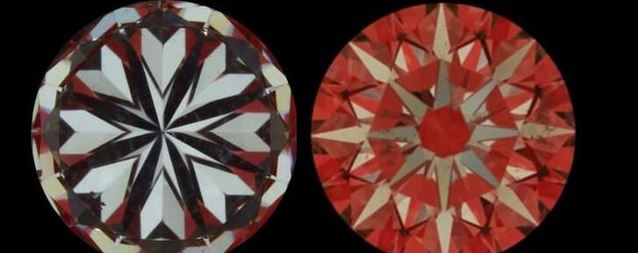
#> input picture 1 (1).jpg, 638 x 253 px
$ python -i origami.py   (imports and definitions only)
#> lines starting #> are read from the running program, lines starting #| are printed output that depends on the picture; after the words box and inside, x2 and y2 are one past the last pixel; in counts of white or black regions, pixels touching at a corner belong together
### gemopt/design_output.py
"""Second section: the employer's drawing, on a round stone, same proportions.

This is not the column search. The picture keeps its own direction and size.
A round stone is only the body the drawing sits on.
"""

from __future__ import annotations

import numpy as np

from .geometry import CutParams, build_stone

__all__ = [
    "design_circle",
    "girdle_radius",
    "pavilion_with_design",
    "round_stone",
    "table_half_width",
    "table_with_design",
    "seated_pattern",
    "stone_with_design",
]

_SHADE: dict[tuple[str, int], np.ndarray] = {}


def round_stone():
    return build_stone(CutParams(flat_girdle=True))


# [6 lines left out: function girdle_radius, not called in this run]


def _as_photo(rgb: np.ndarray) -> np.ndarray:
    photo = np.asarray(rgb, dtype=np.float64)
    if photo.ndim == 2:
        photo = np.repeat(photo[:, :, None], 3, axis=2)
    photo = np.ascontiguousarray(photo[..., :3])
    if photo.size and float(photo.max()) > 1.5:
        photo = photo / 255.0
    return photo


def _content_disc(photo: np.ndarray) -> tuple[float, float, float]:
    """Centre and radius of whatever is not the corner colour."""
    height, width = photo.shape[:2]
    corners = np.stack([photo[0, 0], photo[0, -1], photo[-1, 0], photo[-1, -1]])
    background = np.median(corners, axis=0)
    mask = np.linalg.norm(photo - background, axis=2) > 0.08
    ys, xs = np.nonzero(mask)
    if len(ys) == 0:
        return (width - 1) / 2.0, (height - 1) / 2.0, 0.5 * min(height, width)
    cx = (float(xs.min()) + float(xs.max())) / 2.0
    cy = (float(ys.min()) + float(ys.max())) / 2.0
    radius = max(float(ys.max() - ys.min()), float(xs.max() - xs.min())) / 2.0
    return cx, cy, max(radius, 1.0)


def design_circle(rgb: np.ndarray) -> tuple[float, float, float]:
    """Centre ``x``, centre ``y`` and radius of the drawing's circle, in pixels.

    ``y`` grows downward, the same way image rows do. The circle is the round
    outline of the design. A picture with no consistent circle falls back to
    the disc that bounds the ink.
    """
    photo = _as_photo(rgb)
    height, width = photo.shape[:2]
    if min(height, width) < 8:
        return _content_disc(photo)
    step = max(1, int(round(max(height, width) / 240.0)))
    small = photo[::step, ::step]
    lum = small @ np.array([0.2126, 0.7152, 0.0722])
    mag = np.hypot(*np.gradient(lum))
    hh, ww = mag.shape
    r_lo = max(5, int(0.10 * min(hh, ww)))
    r_hi = max(r_lo + 2, int(0.50 * min(hh, ww)) - 1)
    theta = np.linspace(0.0, 2.0 * np.pi, 64, endpoint=False)
    ct, st = np.cos(theta), np.sin(theta)
    radii = np.unique(np.linspace(r_lo, r_hi, 14).astype(int))
    best_score = -1.0
    cx = ww / 2.0
    cy = hh / 2.0
    radius = float(radii[len(radii) // 2])
    for cy_i in range(r_lo, max(r_lo + 1, hh - r_lo), 7):
        for cx_i in range(r_lo, max(r_lo + 1, ww - r_lo), 7):
            limit = min(cx_i, cy_i, ww - 1 - cx_i, hh - 1 - cy_i, r_hi)
            if limit < r_lo:
                continue
            usable = radii[radii <= limit]
            if len(usable) == 0:
                continue
            rr = usable[:, None]
            xs = np.clip((cx_i + rr * ct).astype(int), 0, ww - 1)
            ys = np.clip((cy_i + rr * st).astype(int), 0, hh - 1)
            scores = mag[ys, xs].mean(axis=1)
            pick = int(np.argmax(scores))
            if float(scores[pick]) > best_score:
                best_score = float(scores[pick])
                cx, cy, radius = float(cx_i), float(cy_i), float(usable[pick])
    refined = (best_score, cx, cy, radius)
    for cy2 in np.arange(cy - 5.0, cy + 6.0):
        for cx2 in np.arange(cx - 5.0, cx + 6.0):
            for r2 in np.arange(max(r_lo, radius - 4.0), radius + 5.0):
                xs = cx2 + r2 * ct
                ys = cy2 + r2 * st
                if xs.min() < 0 or ys.min() < 0 or xs.max() > ww - 1 or ys.max() > hh - 1:
                    continue
                score = float(mag[ys.astype(int), xs.astype(int)].mean())
                if score > refined[0]:
                    refined = (score, float(cx2), float(cy2), float(r2))
    score, cx, cy, radius = refined
    peaks = []
    for angle in np.linspace(0.0, 2.0 * np.pi, 24, endpoint=False):
        band = np.arange(max(2, int(radius * 0.82)), int(radius * 1.18) + 1)
        if len(band) == 0:
            continue
        xs = np.clip((cx + band * np.cos(angle)).astype(int), 0, ww - 1)
        ys = np.clip((cy + band * np.sin(angle)).astype(int), 0, hh - 1)
        peaks.append(float(band[int(np.argmax(mag[ys, xs]))]))
    if score < 0.02 or not peaks:
        return _content_disc(photo)
    peaks_a = np.asarray(peaks, dtype=np.float64)
    if float(peaks_a.std() / max(float(peaks_a.mean()), 1.0)) > 0.08:
        return _content_disc(photo)
    cx *= step
    cy *= step
    radius *= step
    # The downsampled estimate is a couple of pixels wide. Lock it on the
    # full picture so the outline, not the margin beside it, is the radius.
    full = photo @ np.array([0.2126, 0.7152, 0.0722])
    full_mag = np.hypot(*np.gradient(full))
    locked = None
    span = float(step)
    for cy2 in np.linspace(cy - span, cy + span, 5):
        for cx2 in np.linspace(cx - span, cx + span, 5):
            for r2 in np.linspace(max(1.0, radius - span), radius + span, 5):
                xs = cx2 + r2 * ct
                ys = cy2 + r2 * st
                if xs.min() < -0.5 or ys.min() < -0.5 or xs.max() > width - 0.5 or ys.max() > height - 0.5:
                    continue
                xi = np.clip(np.rint(xs).astype(int), 0, width - 1)
                yi = np.clip(np.rint(ys).astype(int), 0, height - 1)
                got = float(full_mag[yi, xi].mean())
                if locked is None or got > locked[0]:
                    locked = (got, float(cx2), float(cy2), float(r2))
    if locked is None:
        return cx, cy, max(radius, 1.0)
    return locked[1], locked[2], max(locked[3], 1.0)


# [282 lines left out: functions seated_pattern, _shaded_round, _shaded_pavilion, stone_with_design, table_half_width, pavilion_with_design and 3 more, not called in this run]

### gemopt/origami.py
"""Turn a smooth motif into an origami crease drawing.

A polished outline is a curve. Origami is straight folds: a coarse polygon
and the triangles inside it. A drawing that is already broken into corners
is left as it was drawn.
"""

from __future__ import annotations

import numpy as np
from scipy import ndimage

__all__ = ["origami_pattern"]


def origami_pattern(rgb: np.ndarray) -> np.ndarray:
    """Replace a smooth filled motif with flat origami facets.

    The circle around the motif stays, so the drawing still seats on the
    table. Thin line-work that already has sharp corners is unchanged.
    """
    photo = np.asarray(rgb, dtype=np.float64)
    if photo.ndim == 2:
        photo = np.repeat(photo[:, :, None], 3, axis=2)
    photo = np.ascontiguousarray(photo[..., :3])
    if photo.size and float(photo.max()) > 1.5:
        photo = photo / 255.0
    from .design_output import design_circle

    cx, cy, radius = design_circle(photo)
    if radius < 8:
        return photo
    height, width = photo.shape[:2]
    yy, xx = np.mgrid[:height, :width]
    lum = photo @ np.array([0.2126, 0.7152, 0.0722])
    inside = np.hypot(xx - cx, yy - cy) < radius * 0.90
    ink = inside & (lum < 0.88)
    ink = ndimage.binary_fill_holes(ink)
    ink = ndimage.binary_opening(ink, iterations=1)
    labels, count = ndimage.label(ink)
    if count == 0:
        return photo
    areas = np.bincount(labels.ravel())
    areas[0] = 0
    lab = int(np.argmax(areas))
    mask = labels == lab
    disc = max(int(inside.sum()), 1)
    if int(mask.sum()) > 0.82 * disc:
        return photo
    contour = _walk(mask)
    if len(contour) < 12:
        return photo
    # A boundary that already turns in sharp corners is origami. A polished
    # curve turns only a little between samples, and that is what we replace.
    light = _simplify(contour, 1.0)
    if _median_turn(light) >= np.deg2rad(25.0):
        return photo
    poly = _simplify(contour, max(2.0, 0.045 * radius))
    if len(poly) > 22:
        poly = _simplify(contour, max(3.0, 0.08 * radius))
    if len(poly) < 4:
        return photo
    wipe = ndimage.binary_dilation(mask, iterations=2)
    drawn = _paint(photo, poly, wipe)
    return drawn


# [144 lines left out: functions _walk, _simplify, _median_turn, _paint, _ears, not called in this run]


def _cross(a, b, c) -> float:
    return float((b[0] - a[0]) * (c[1] - a[1]) - (b[1] - a[1]) * (c[0] - a[0]))


# [5 lines left out: function _inside, not called in this run]

>>> import cv2
>>> picture = cv2.imread('../1 (1).jpg', cv2.IMREAD_GRAYSCALE)
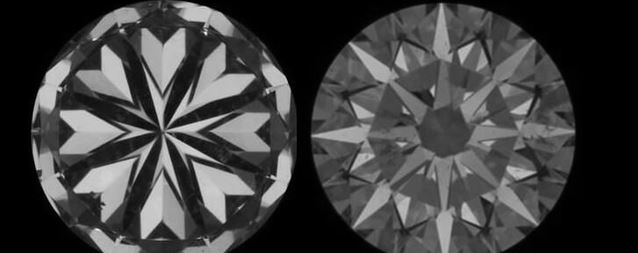
#> picture: shape (253, 638); min 0, max 246, mean 64
>>> result = origami_pattern(picture)
#> in design_circle, `small = photo[::step, ::step]`:
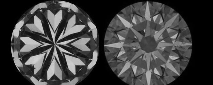
#> small: shape (85, 213, 3) float64; min 0, max 0.824, mean 0.249
#> in design_circle, `mag = np.hypot(*np.gradient(lum))`:
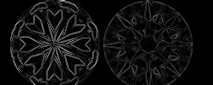
#> mag: shape (85, 213) float64; min 0, max 0.749, mean 0.0669
#> after the loop in design_circle, `for cy_i in range(r_lo, max(r_lo + 1, hh - r_lo), 7):`: best_score = 0.217; cx = 64; cy = 43; radius = 8
#> in design_circle, `refined = (best_score, cx, cy, radius)`: refined = (0.217, 64, 43, 8)
#> after the loop in design_circle, `for cy2 in np.arange(cy - 5.0, cy + 6.0):`: refined = (0.236, 67, 48, 8)
#> in design_circle, `score, cx, cy, radius = refined`: score = 0.236; cx = 67; cy = 48
#> the loop in design_circle, `for angle in np.linspace(0.0, 2.0 * np.pi, 24, endpoint=False):` made 24 passes
#> (xs, ys) on passes 1 to 12: ([73, 74, 75, 76], [48, 48, 48, 48]), ([72, 73, 74, 75], [49, 49, 50, 50]), ([72, 73, 73, 74], [51, 51, 52, 52]), ([71, 71, 72, 73], [52, 52, 53, 54]), ([70, 70, 71, 71], [53, 54, 54, 55]), ([68, 68, 69, 69], [53, 54, 55, 56]), ([67, 67, 67, 67], [54, 55, 56, 57]), ([65, 65, 64, 64], [53, 54, 55, 56]), ([64, 63, 63, 62], [53, 54, 54, 55]), ([62, 62, 61, 60], [52, 52, 53, 54]), ([61, 60, 60, 59], [51, 51, 52, 52]), ([61, 60, 59, 58], [49, 49, 50, 50])
#> after the loop in design_circle, `for angle in np.linspace(0.0, 2.0 * np.pi, 24, endpoint=False):`: peaks = [9, 9, 9, 8, 7, 8, 7, 8, 9, 8, 7, 8, 9, 7, 7, 8, 7, 7, 8, 6, 7, 6, 6, 7]
#> in design_circle, `peaks_a = np.asarray(peaks, dtype=np.float64)`: peaks_a = 24 values, max 9 at index 0, min 6 at index 19, mean 7.58
#> in _content_disc, `corners = np.stack([photo[0, 0], photo[0, -1], photo[-1, 0], photo[-1,..`: corners = [[0, 0, 0], [0, 0, 0], [0, 0, 0], [0, 0, 0]]
#> in _content_disc, `background = np.median(corners, axis=0)`: background = [0, 0, 0]
#> in _content_disc, `mask = np.linalg.norm(photo - background, axis=2) > 0.08`:
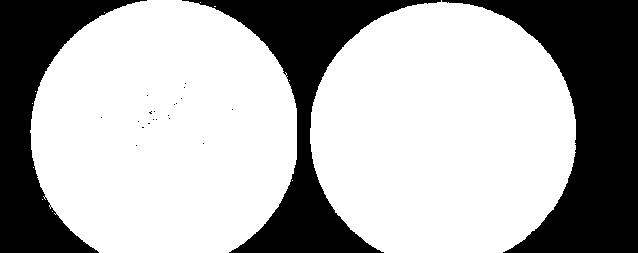
#> mask: shape (253, 638) bool; 68% white; 22 black regions (19 under 20 px), largest, box (x1, y1, x2, y2) and area: (442, 0, 638, 253) 22149, (182, 0, 441, 253) 15582, (0, 0, 147, 253) 13954
#> in _content_disc, `cx = (float(xs.min()) + float(xs.max())) / 2.0`: cx = 302.5
#> in _content_disc, `cy = (float(ys.min()) + float(ys.max())) / 2.0`: cy = 126
#> in _content_disc, `radius = max(float(ys.max() - ys.min()), float(xs.max() - xs.min())) /..`: radius = 272.5
#> in origami_pattern, `cx, cy, radius = design_circle(photo)`: cx = 302.5; cy = 126; radius = 272.5
#> in origami_pattern, `yy, xx = np.mgrid[:height, :width]`:
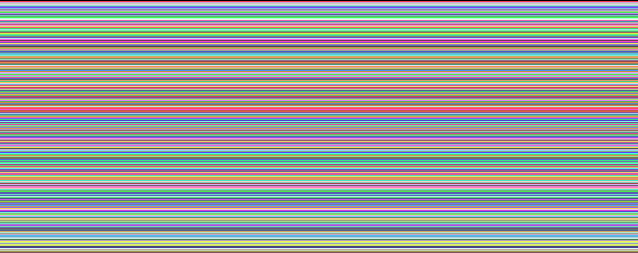
#> yy: shape (253, 638) int64; 253 distinct labels, from 0 to 252; one colour per label, 0 black
#> in origami_pattern, `yy, xx = np.mgrid[:height, :width]`:
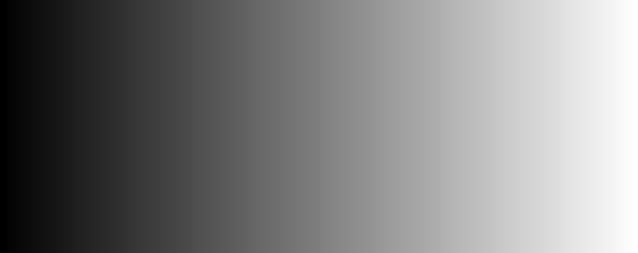
#> xx: shape (253, 638) int64; min 0, max 637, mean 318.5; drawn with min black and max white
#> in origami_pattern, `inside = np.hypot(xx - cx, yy - cy) < radius * 0.90`:
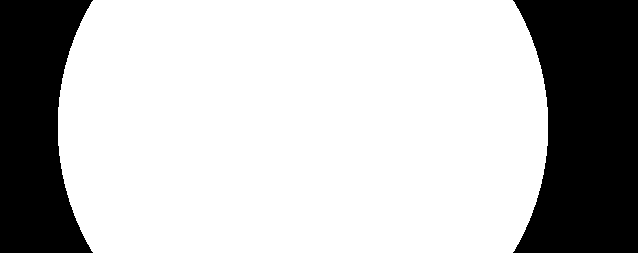
#> inside: shape (253, 638) bool; 73.3% white; 2 black regions, box (x1, y1, x2, y2) and area: (513, 0, 638, 253) 25578, (0, 0, 93, 253) 17482
#> in origami_pattern, `labels, count = ndimage.label(ink)`: count = 1
#> in origami_pattern, `areas = np.bincount(labels.ravel())`: areas = [43060, 118354]
#> in origami_pattern, `lab = int(np.argmax(areas))`: lab = 1
#> in origami_pattern, `disc = max(int(inside.sum()), 1)`: disc = 118354
